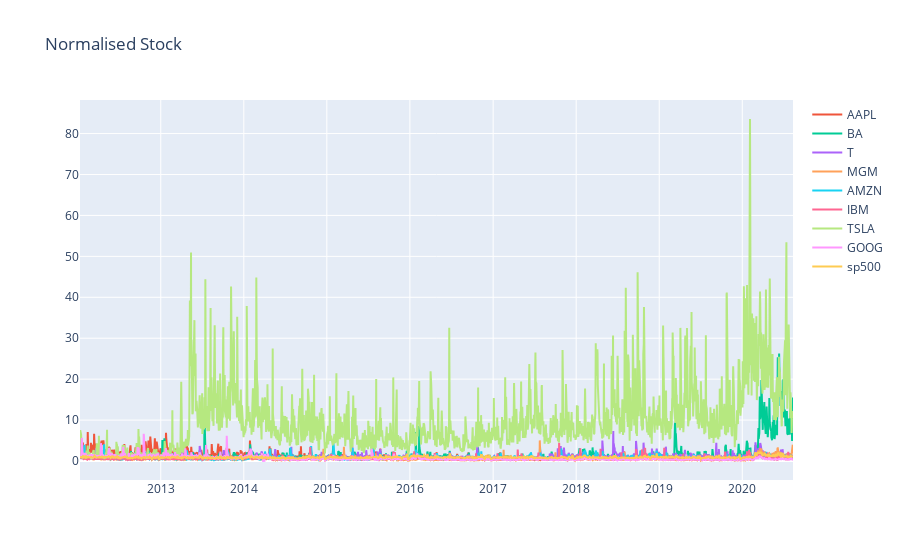

The notebook cell this image was saved under:
### Code cell
interactive_plot(normalize(stock_vol_df),'Normalised Stock')

### Figure 1 — Plotly figure (JSON) as saved in the notebook; plotly's stock layout.template omitted (floating-point values rounded to 4 significant figures; data arrays with more than 128 entries replaced by an {"elided": "..."} marker saying what was removed)
{"data": [{"hovertemplate": "<extra></extra>", "legendgroup": "", "line": {"color": "#636efa", "dash": "solid"}, "marker": {"symbol": "circle"}, "mode": "lines", "name": "", "orientation": "v", "showlegend": false, "type": "scatter", "xaxis": "x", "yaxis": "y"}, {"name": "AAPL", "type": "scatter", "x": {"elided": "2159 str values"}, "y": {"elided": "2159 float values"}}, {"name": "BA", "type": "scatter", "x": {"elided": "2159 str values"}, "y": {"elided": "2159 float values"}}, {"name": "T", "type": "scatter", "x": {"elided": "2159 str values"}, "y": {"elided": "2159 float values"}}, {"name": "MGM", "type": "scatter", "x": {"elided": "2159 str values"}, "y": {"elided": "2159 float values"}}, {"name": "AMZN", "type": "scatter", "x": {"elided": "2159 str values"}, "y": {"elided": "2159 float values"}}, {"name": "IBM", "type": "scatter", "x": {"elided": "2159 str values"}, "y": {"elided": "2159 float values"}}, {"name": "TSLA", "type": "scatter", "x": {"elided": "2159 str values"}, "y": {"elided": "2159 float values"}}, {"name": "GOOG", "type": "scatter", "x": {"elided": "2159 str values"}, "y": {"elided": "2159 float values"}}, {"name": "sp500", "type": "scatter", "x": {"elided": "2159 str values"}, "y": {"elided": "2159 float values"}}], "layout": {"legend": {"tracegroupgap": 0}, "title": {"text": "Normalised Stock"}, "xaxis": {"anchor": "y", "domain": [0, 1]}, "yaxis": {"anchor": "x", "domain": [0, 1]}}}
